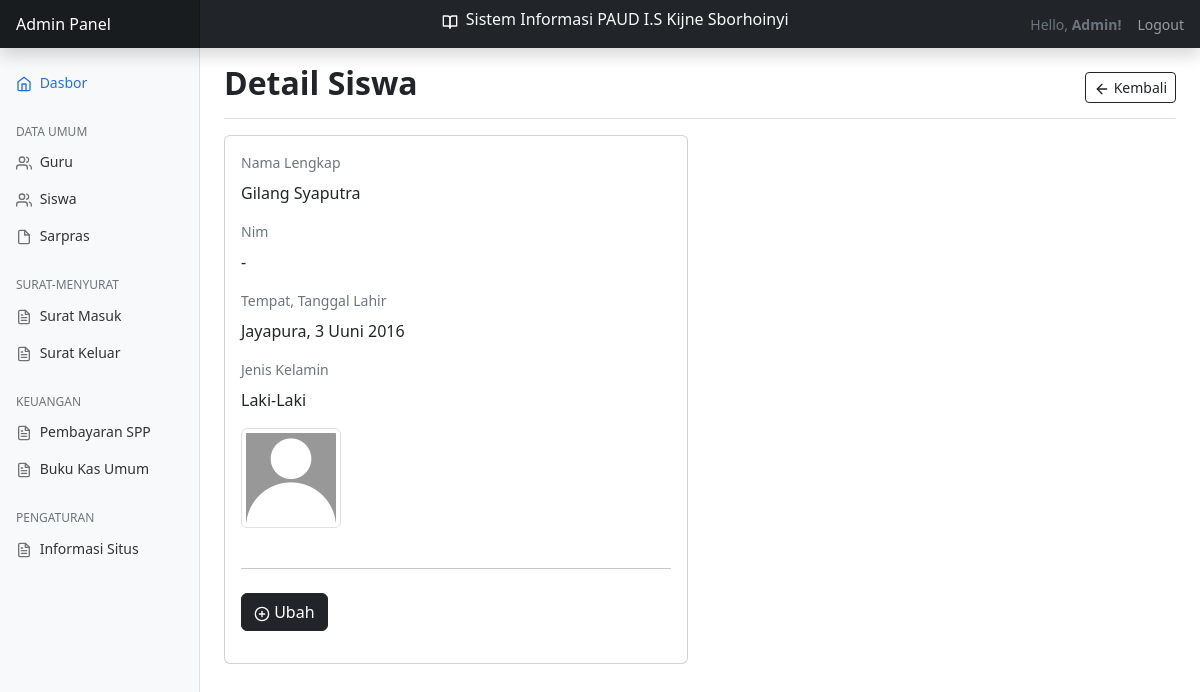
/?page=siswa&action=detail&id=14 (signed in), run on the app's committed database.
### tables this page shows
CREATE TABLE `siswa` (
  `id` int(11) NOT NULL,
  `nama_lengkap` varchar(50) NOT NULL,
  `foto` varchar(50) NOT NULL,
  `nim` varchar(15) NOT NULL,
  `tmp_tgl_lahir` varchar(30) NOT NULL,
  `jenis_kelamin` enum('Laki-Laki','Perempuan') NOT NULL
);

### views/siswa/detail.php (the view)
<main class="col-md-9 ms-sm-auto col-lg-10 px-md-4">
    <div
        class="d-flex justify-content-between flex-wrap flex-md-nowrap align-items-center pt-3 pb-2 mb-3 border-bottom">
        <h1 class="h2 fw-bold">Detail Siswa</h1>
        <div class="btn-toolbar mb-2 mb-md-0">
            <a href="?page=siswa" class="btn btn-sm btn-outline-dark">
                <span data-feather="arrow-left" class="align-text"></span> Kembali
            </a>
        </div>
    </div>
    <div class="row mb-5">
        <div class="col-lg-6">
            <div class="card">
                <div class="card-body">
                    <?php
                        include __DIR__ . '../../../config/database.php';
                        $id = $_GET['id'];
                        $rows = mysqli_fetch_assoc(mysqli_query($conn, "SELECT * FROM siswa WHERE id = $id"));
                    ?>
                    <form action="#">
                        <div class="mb-3">
                            <label for="nama_lengkap" class="form-label text-muted">Nama Lengkap</label>
                            <p class="fs-6"><?php echo $rows['nama_lengkap']; ?></p>
                        </div>
                        <div class="mb-3">
                            <label for="nim" class="form-label text-muted">Nim</label>
                            <p class="fs-6"><?php echo $rows['nim']; ?></p>
                        </div>
                        <div class="mb-3">
                            <label for="tmp_tgl_lahir" class="form-label text-muted">Tempat, Tanggal Lahir</label>
                            <p class="fs-6"><?php echo $rows['tmp_tgl_lahir']; ?></p>
                        </div>
                        <div class="mb-3">
                            <label for="jenis_kelamin" class="form-label text-muted">Jenis Kelamin</label>
                            <p class="fs-6"><?php echo $rows['jenis_kelamin']; ?></p>
                        </div>
                        <div class="mb-3">
                        <img src="./images/siswa/<?php if(!empty($rows['foto'])){ echo $rows['foto']; } else { echo "no-image.png"; } ?>" alt="Gambar" class="img img-thumbnail" width="100px">
                        </div>
                        <div class="py-2">
                            <hr>
                        </div>
                        <div class="mb-3">
                            <a href="?page=siswa&action=ubah&id=<?php echo $rows['id']; ?>" class="btn btn-dark">
                                <span data-feather="plus-circle" class="align-text"></span>
                                Ubah
                            </a>
                        </div>
                    </form>
                </div>
            </div>
        </div>
    </div>
</main>

### assets/css/style.css (style rules this page uses)
body { font-size: .875rem; }
.feather { width: 16px; height: 16px; }

### data on the page
siswa: nama_lengkap "Gilang Syaputra", nim "-", tmp_tgl_lahir "Jayapura, 3 Uuni 2016", jenis_kelamin "Laki-Laki"
